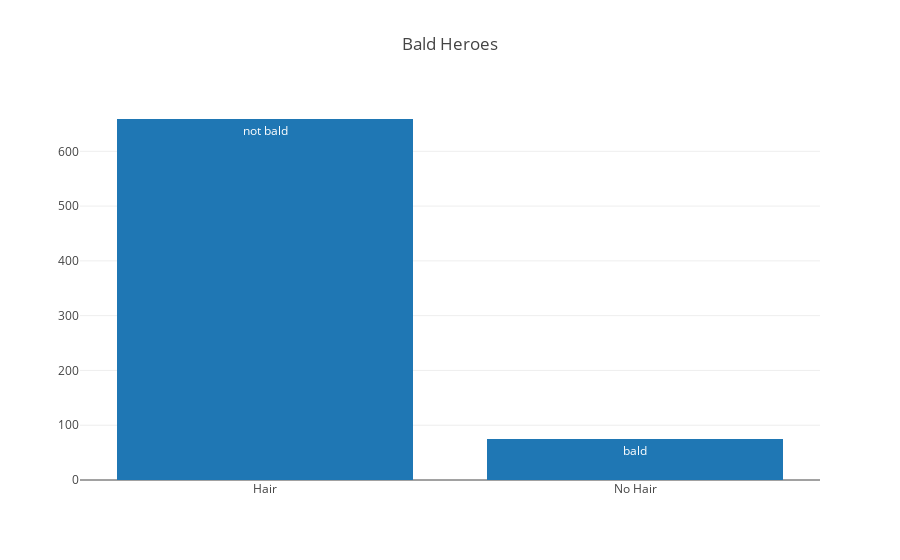

Notebook code for this chart:
### Code cell
trace=go.Bar(
    x = heroes['bald_or_not'].value_counts().index,
    y = heroes['bald_or_not'].value_counts().values,
    name='bald vs not bald',
    text=['not bald', 'bald']
)
layout=go.Layout(
    title="Bald Heroes"
)
fig=go.Figure(data=[trace],layout=layout)
py.iplot(fig,filename='Bald Heroes')

### Figure 1 — Plotly figure (JSON) as saved in the notebook; plotly's stock layout.template omitted (floating-point values rounded to 4 significant figures)
{"data": [{"name": "bald vs not bald", "text": ["not bald", "bald"], "type": "bar", "uid": "a57a6533-0e6d-4df7-b95c-7e0ed98dc40e", "x": ["Hair", "No Hair"], "y": [659, 75]}], "layout": {"title": {"text": "Bald Heroes"}}}
